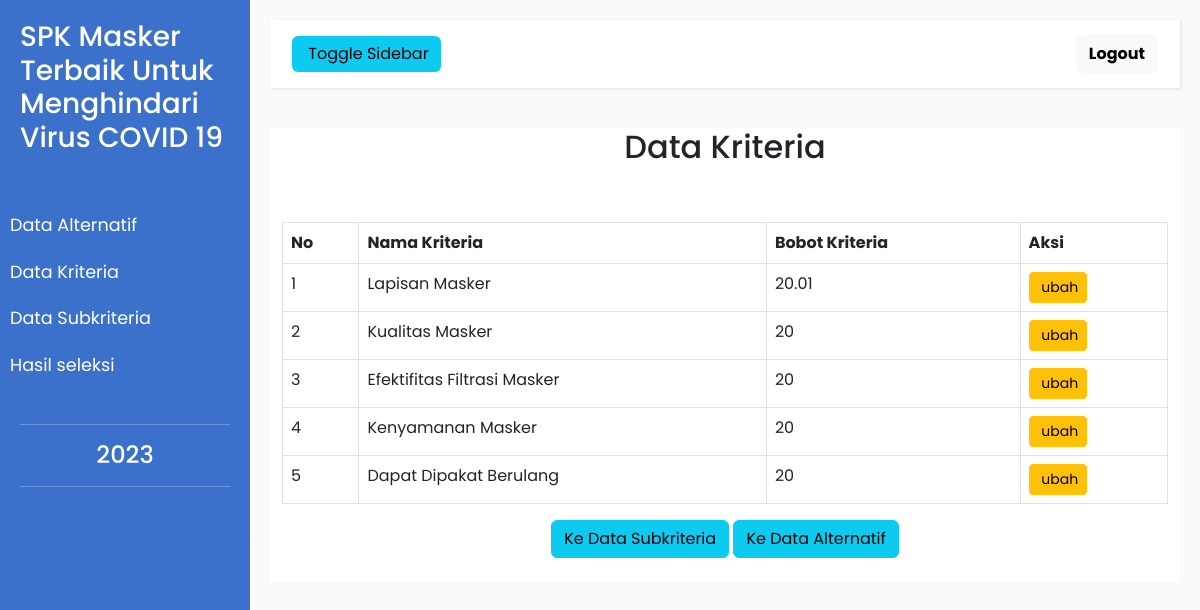
/admin/kriteria/data_kriteria.php, run on the app's committed database.
### tables this page shows
CREATE TABLE `kriteria` (
  `id_kriteria` int(11) NOT NULL,
  `nama_kriteria` varchar(255) NOT NULL,
  `bobot_kriteria` double NOT NULL
);

### admin/kriteria/data_kriteria.php (the view, shortened to what this page needs)
<?php
include "../../koneksi.php";
 ?>
<!DOCTYPE html>
<html>
    <head>
        <link rel="stylesheet" href="../..\assets\bootstrap\css\bootstrap.css">
        <link href="../../assets/bootstrap/css/bootstrap.min.css" rel="stylesheet">
        <link rel="stylesheet" href="../../assets/admin/admin.css">
    </head>
    <body>
        <div class="wrapper">
            <nav id="sidebar">
                <div class="sidebar-header">
                    <a href="../index-admin.php">
                    <h3>SPK Masker Terbaik Untuk Menghindari Virus COVID 19</h3>
                        </a></strong>
                </div>
                <ul class="list-unstyled components">
                    <li>
                        <a href="../alternatif/data_masker.php" >Data Alternatif</a>
                        <a href="data_kriteria.php" >Data Kriteria</a>
                        <a href="../subkriteria/data_subkriteria.php" >Data Subkriteria</a>
                        <a href="../perhitungan/hasil_perhitungan.php" >Hasil seleksi</a>
                    </li>
                <ul class="list-unstyled CTAs">
                    <hr>
                    <center>
                        <h4><?php echo date('Y') ?></h4>
                    </center>
                    <hr>
                </ul>
            </nav>
            <div id="content">
                <nav class="navbar navbar-default">
                    <div class="container-fluid">
                        <div class="navbar-header">
                            <button type="button" id="sidebarCollapse" class="btn btn-info navbar-btn">
                                <span>Toggle Sidebar</span>
                            </button>
                        </div>
                        <ul class="nav navbar-nav navbar-right">
                                    <li>
                                        <a href="../keluar.php" class="btn btn-light fw-bold">Logout</a>
                                    </li>
                        </ul>
                    </div>
                </nav>
                <center>
                <div class="container" style="background-color:white;">
     <div class="panel">
        <center>
            <div class="panel-heading">
                 <h2>Data Kriteria</h2>
                 <br>
            </div>
            <br>
            <div class="panel-body">
                <table class="table  table-hover table-bordered"  style="text-align:justify">
                    <thead>
                        <tr>
                            <th>No</th>
                            <th>Nama Kriteria</th>
                            <th>Bobot Kriteria</th>
                            <th>Aksi</th>
                        </tr>
                    </thead>
                    <tbody>
                        <?php
                            $sql = "SELECT * FROM kriteria";
                            $no  = 1;
                            foreach ($dbh->query($sql) as $data) :
                         ?>
                        <tr>
                         <td><?php echo $no; ?></td>
                         <td><?php echo $data['nama_kriteria'] ?></td>
                         <td><?php echo $data['bobot_kriteria'] ?></td>
                         <td>
                            <a href="edit_kriteria.php?kriteria=<?php echo $data['id_kriteria'] ?>" class="btn btn-warning btn-sm btn-fill btn-block">
                              <span>ubah</span>
                            </a>
                        </td>
                        </tr>
                         <?php
                                    $no++;
                                    endforeach;
                          ?>
                    </tbody>
                </table>
            </div>
        </center>
        <center>
     <a href="../subkriteria/data_subkriteria.php" class="btn btn-info ">Ke Data Subkriteria</a>
     <a href="../alternatif/data_masker.php" class="btn btn-info ">Ke Data Alternatif</a>
     </center>
     <br>
     </div>
 </div>
                </div>
        </div>
    </body>
</html>
</body>
</html>

### assets/admin/admin.css (style rules this page uses)
body { font-family: 'Poppins', sans-serif; background: #fafafa; }
a, a:hover, a:focus { color: inherit; text-decoration: none; transition: all 0.3s; }
.navbar { padding: 15px 10px; background: #fff; border: none; border-radius: 0; margin-bottom: 40px; box-shadow: 1px 1px 3px rgba(0, 0, 0, 0.1); }
.navbar-btn { box-shadow: none; outline: none !important; border: none; }
i, span { display: inline-block; }
.wrapper { display: flex; align-items: stretch; }
#sidebar { min-width: 250px; max-width: 250px; background: #3B71CA; color: #fff; transition: all 0.3s; }
#sidebar ul li a { text-align: left; }
#sidebar .sidebar-header { padding: 20px; background: #3B71CA; }
#sidebar ul.components { padding: 20px 0; border-bottom: 1px solid #47748b; }
#sidebar ul li a { padding: 10px; font-size: 1.1em; display: block; }
ul.CTAs { padding: 20px; }
#content { width: 100vw; padding: 20px; min-height: 100vh; transition: all 0.3s; }

### data on the page
kriteria: nama_kriteria "Lapisan Masker", bobot_kriteria "20.01"
kriteria: nama_kriteria "Kualitas Masker", bobot_kriteria "20"
kriteria: nama_kriteria "Efektifitas Filtrasi Masker", bobot_kriteria "20"
kriteria: nama_kriteria "Kenyamanan Masker", bobot_kriteria "20"
kriteria: nama_kriteria "Dapat Dipakat Berulang", bobot_kriteria "20"
